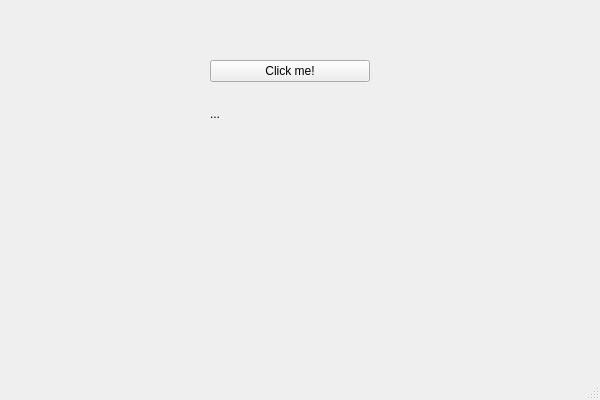
<?xml version="1.0" encoding="UTF-8"?>
<ui version="4.0">
 <class>MainWindow</class>
 <widget class="QMainWindow" name="MainWindow">
  <property name="geometry">
   <rect>
    <x>0</x>
    <y>0</y>
    <width>600</width>
    <height>400</height>
   </rect>
  </property>
  <property name="windowTitle">
   <string>MainWindow</string>
  </property>
  <widget class="QWidget" name="centralwidget">
   <widget class="QWidget" name="verticalLayoutWidget">
    <property name="geometry">
     <rect>
      <x>210</x>
      <y>60</y>
      <width>160</width>
      <height>80</height>
     </rect>
    </property>
    <layout class="QVBoxLayout" name="verticalLayout">
     <item>
      <widget class="QPushButton" name="pushButton">
       <property name="text">
        <string>Click me!</string>
       </property>
      </widget>
     </item>
     <item>
      <widget class="QLabel" name="label">
       <property name="text">
        <string>...</string>
       </property>
      </widget>
     </item>
    </layout>
   </widget>
  </widget>
  <widget class="QMenuBar" name="menubar">
   <property name="geometry">
    <rect>
     <x>0</x>
     <y>0</y>
     <width>600</width>
     <height>26</height>
    </rect>
   </property>
  </widget>
  <widget class="QStatusBar" name="statusbar"/>
 </widget>
 <resources/>
 <connections/>
</ui>
